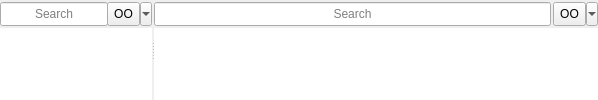
        <widget class="QWidget" name="apollo_WDG_LBT_frame">
         <property name="sizePolicy">
          <sizepolicy hsizetype="Expanding" vsizetype="Preferred">
           <horstretch>0</horstretch>
           <verstretch>0</verstretch>
          </sizepolicy>
         </property>
         <attribute name="title">
          <string>Library</string>
         </attribute>
         <layout class="QGridLayout" name="gridLayout_5">
          <property name="leftMargin">
           <number>0</number>
          </property>
          <property name="topMargin">
           <number>0</number>
          </property>
          <property name="rightMargin">
           <number>0</number>
          </property>
          <property name="bottomMargin">
           <number>0</number>
          </property>
          <property name="spacing">
           <number>0</number>
          </property>
          <item row="0" column="0">
           <widget class="QSplitter" name="splitter">
            <property name="orientation">
             <enum>Qt::Horizontal</enum>
            </property>
            <property name="handleWidth">
             <number>2</number>
            </property>
            <widget class="QFrame" name="frame_2">
             <property name="sizePolicy">
              <sizepolicy hsizetype="Preferred" vsizetype="Preferred">
               <horstretch>0</horstretch>
               <verstretch>0</verstretch>
              </sizepolicy>
             </property>
             <property name="minimumSize">
              <size>
               <width>152</width>
               <height>0</height>
              </size>
             </property>
             <property name="frameShape">
              <enum>QFrame::NoFrame</enum>
             </property>
             <property name="frameShadow">
              <enum>QFrame::Raised</enum>
             </property>
             <layout class="QGridLayout" name="gridLayout_7">
              <property name="leftMargin">
               <number>0</number>
              </property>
              <property name="topMargin">
               <number>0</number>
              </property>
              <property name="rightMargin">
               <number>0</number>
              </property>
              <property name="bottomMargin">
               <number>0</number>
              </property>
              <property name="spacing">
               <number>0</number>
              </property>
              <item row="0" column="0">
               <widget class="QFrame" name="frame_3">
                <property name="minimumSize">
                 <size>
                  <width>0</width>
                  <height>24</height>
                 </size>
                </property>
                <layout class="QHBoxLayout" name="horizontalLayout">
                 <property name="spacing">
                  <number>2</number>
                 </property>
                 <property name="leftMargin">
                  <number>0</number>
                 </property>
                 <property name="topMargin">
                  <number>2</number>
                 </property>
                 <property name="rightMargin">
                  <number>0</number>
                 </property>
                 <property name="bottomMargin">
                  <number>2</number>
                 </property>
                 <item>
                  <widget class="QLineEdit" name="apollo_LEDT_LBT_groupsearch">
                   <property name="sizePolicy">
                    <sizepolicy hsizetype="Preferred" vsizetype="Fixed">
                     <horstretch>0</horstretch>
                     <verstretch>0</verstretch>
                    </sizepolicy>
                   </property>
                   <property name="minimumSize">
                    <size>
                     <width>108</width>
                     <height>0</height>
                    </size>
                   </property>
                   <property name="maximumSize">
                    <size>
                     <width>16777215</width>
                     <height>24</height>
                    </size>
                   </property>
                   <property name="text">
                    <string/>
                   </property>
                   <property name="alignment">
                    <set>Qt::AlignCenter</set>
                   </property>
                   <property name="placeholderText">
                    <string>Search</string>
                   </property>
                   <property name="clearButtonEnabled">
                    <bool>true</bool>
                   </property>
                  </widget>
                 </item>
                 <item>
                  <widget class="QToolButton" name="apollo_TLB_LBT_grouptool">
                   <property name="sizePolicy">
                    <sizepolicy hsizetype="Fixed" vsizetype="Preferred">
                     <horstretch>0</horstretch>
                     <verstretch>0</verstretch>
                    </sizepolicy>
                   </property>
                   <property name="minimumSize">
                    <size>
                     <width>0</width>
                     <height>24</height>
                    </size>
                   </property>
                   <property name="maximumSize">
                    <size>
                     <width>16777215</width>
                     <height>16777215</height>
                    </size>
                   </property>
                   <property name="text">
                    <string>OO</string>
                   </property>
                   <property name="popupMode">
                    <enum>QToolButton::MenuButtonPopup</enum>
                   </property>
                   <property name="toolButtonStyle">
                    <enum>Qt::ToolButtonIconOnly</enum>
                   </property>
                   <property name="autoRaise">
                    <bool>false</bool>
                   </property>
                   <property name="arrowType">
                    <enum>Qt::NoArrow</enum>
                   </property>
                  </widget>
                 </item>
                </layout>
               </widget>
              </item>
              <item row="1" column="0">
               <widget class="QTableView" name="apollo_TBV_LBT_grouptable">
                <property name="focusPolicy">
                 <enum>Qt::NoFocus</enum>
                </property>
                <property name="frameShape">
                 <enum>QFrame::NoFrame</enum>
                </property>
                <property name="sizeAdjustPolicy">
                 <enum>QAbstractScrollArea::AdjustToContents</enum>
                </property>
                <property name="editTriggers">
                 <set>QAbstractItemView::NoEditTriggers</set>
                </property>
                <property name="showDropIndicator" stdset="0">
                 <bool>false</bool>
                </property>
                <property name="alternatingRowColors">
                 <bool>true</bool>
                </property>
                <property name="selectionMode">
                 <enum>QAbstractItemView::ExtendedSelection</enum>
                </property>
                <property name="selectionBehavior">
                 <enum>QAbstractItemView::SelectRows</enum>
                </property>
                <property name="verticalScrollMode">
                 <enum>QAbstractItemView::ScrollPerItem</enum>
                </property>
                <property name="sortingEnabled">
                 <bool>true</bool>
                </property>
                <property name="wordWrap">
                 <bool>false</bool>
                </property>
                <property name="cornerButtonEnabled">
                 <bool>false</bool>
                </property>
                <attribute name="horizontalHeaderCascadingSectionResizes">
                 <bool>true</bool>
                </attribute>
                <attribute name="horizontalHeaderMinimumSectionSize">
                 <number>36</number>
                </attribute>
                <attribute name="horizontalHeaderStretchLastSection">
                 <bool>true</bool>
                </attribute>
                <attribute name="verticalHeaderVisible">
                 <bool>false</bool>
                </attribute>
                <attribute name="verticalHeaderDefaultSectionSize">
                 <number>24</number>
                </attribute>
                <attribute name="verticalHeaderMinimumSectionSize">
                 <number>24</number>
                </attribute>
               </widget>
              </item>
             </layout>
            </widget>
            <widget class="QFrame" name="frame_4">
             <property name="sizePolicy">
              <sizepolicy hsizetype="Expanding" vsizetype="Preferred">
               <horstretch>1</horstretch>
               <verstretch>1</verstretch>
              </sizepolicy>
             </property>
             <property name="minimumSize">
              <size>
               <width>444</width>
               <height>0</height>
              </size>
             </property>
             <layout class="QVBoxLayout" name="verticalLayout">
              <property name="spacing">
               <number>0</number>
              </property>
              <property name="leftMargin">
               <number>0</number>
              </property>
              <property name="topMargin">
               <number>0</number>
              </property>
              <property name="rightMargin">
               <number>0</number>
              </property>
              <property name="bottomMargin">
               <number>0</number>
              </property>
              <item>
               <widget class="QFrame" name="frame">
                <property name="sizePolicy">
                 <sizepolicy hsizetype="Preferred" vsizetype="Preferred">
                  <horstretch>0</horstretch>
                  <verstretch>0</verstretch>
                 </sizepolicy>
                </property>
                <property name="minimumSize">
                 <size>
                  <width>0</width>
                  <height>24</height>
                 </size>
                </property>
                <layout class="QHBoxLayout" name="horizontalLayout_2">
                 <property name="spacing">
                  <number>2</number>
                 </property>
                 <property name="leftMargin">
                  <number>0</number>
                 </property>
                 <property name="topMargin">
                  <number>2</number>
                 </property>
                 <property name="rightMargin">
                  <number>0</number>
                 </property>
                 <property name="bottomMargin">
                  <number>2</number>
                 </property>
                 <item>
                  <widget class="QLineEdit" name="apollo_LEDT_LBT_main_search">
                   <property name="sizePolicy">
                    <sizepolicy hsizetype="Preferred" vsizetype="Fixed">
                     <horstretch>0</horstretch>
                     <verstretch>0</verstretch>
                    </sizepolicy>
                   </property>
                   <property name="minimumSize">
                    <size>
                     <width>0</width>
                     <height>24</height>
                    </size>
                   </property>
                   <property name="maximumSize">
                    <size>
                     <width>16777215</width>
                     <height>24</height>
                    </size>
                   </property>
                   <property name="text">
                    <string/>
                   </property>
                   <property name="alignment">
                    <set>Qt::AlignCenter</set>
                   </property>
                   <property name="placeholderText">
                    <string>Search</string>
                   </property>
                   <property name="clearButtonEnabled">
                    <bool>true</bool>
                   </property>
                  </widget>
                 </item>
                 <item>
                  <widget class="QToolButton" name="apollo_TLB_LBT_main">
                   <property name="sizePolicy">
                    <sizepolicy hsizetype="Fixed" vsizetype="Preferred">
                     <horstretch>0</horstretch>
                     <verstretch>0</verstretch>
                    </sizepolicy>
                   </property>
                   <property name="minimumSize">
                    <size>
                     <width>0</width>
                     <height>0</height>
                    </size>
                   </property>
                   <property name="maximumSize">
                    <size>
                     <width>16777215</width>
                     <height>16777215</height>
                    </size>
                   </property>
                   <property name="text">
                    <string>OO</string>
                   </property>
                   <property name="popupMode">
                    <enum>QToolButton::MenuButtonPopup</enum>
                   </property>
                   <property name="toolButtonStyle">
                    <enum>Qt::ToolButtonIconOnly</enum>
                   </property>
                   <property name="autoRaise">
                    <bool>false</bool>
                   </property>
                   <property name="arrowType">
                    <enum>Qt::NoArrow</enum>
                   </property>
                  </widget>
                 </item>
                </layout>
               </widget>
              </item>
              <item>
               <widget class="QStackedWidget" name="apollo_SKWG_LBT_main">
                <property name="sizePolicy">
                 <sizepolicy hsizetype="Preferred" vsizetype="Preferred">
                  <horstretch>1</horstretch>
                  <verstretch>1</verstretch>
                 </sizepolicy>
                </property>
                <property name="frameShape">
                 <enum>QFrame::NoFrame</enum>
                </property>
                <property name="currentIndex">
                 <number>1</number>
                </property>
                <widget class="QWidget" name="apollo_SKWG_LBT_subtable"/>
                <widget class="QWidget" name="apollo_WDG_LBT_maintable">
                 <property name="sizePolicy">
                  <sizepolicy hsizetype="Preferred" vsizetype="Preferred">
                   <horstretch>1</horstretch>
                   <verstretch>1</verstretch>
                  </sizepolicy>
                 </property>
                 <layout class="QGridLayout" name="gridLayout_8">
                  <property name="leftMargin">
                   <number>0</number>
                  </property>
                  <property name="topMargin">
                   <number>0</number>
                  </property>
                  <property name="rightMargin">
                   <number>0</number>
                  </property>
                  <property name="bottomMargin">
                   <number>0</number>
                  </property>
                  <property name="spacing">
                   <number>0</number>
                  </property>
                  <item row="1" column="0">
                   <widget class="QTableView" name="apollo_TBV_LBT_maintable">
                    <property name="sizePolicy">
                     <sizepolicy hsizetype="Expanding" vsizetype="Expanding">
                      <horstretch>1</horstretch>
                      <verstretch>1</verstretch>
                     </sizepolicy>
                    </property>
                    <property name="minimumSize">
                     <size>
                      <width>0</width>
                      <height>0</height>
                     </size>
                    </property>
                    <property name="focusPolicy">
                     <enum>Qt::NoFocus</enum>
                    </property>
                    <property name="frameShape">
                     <enum>QFrame::NoFrame</enum>
                    </property>
                    <property name="sizeAdjustPolicy">
                     <enum>QAbstractScrollArea::AdjustToContents</enum>
                    </property>
                    <property name="editTriggers">
                     <set>QAbstractItemView::NoEditTriggers</set>
                    </property>
                    <property name="showDropIndicator" stdset="0">
                     <bool>false</bool>
                    </property>
                    <property name="alternatingRowColors">
                     <bool>true</bool>
                    </property>
                    <property name="selectionMode">
                     <enum>QAbstractItemView::ExtendedSelection</enum>
                    </property>
                    <property name="selectionBehavior">
                     <enum>QAbstractItemView::SelectRows</enum>
                    </property>
                    <property name="verticalScrollMode">
                     <enum>QAbstractItemView::ScrollPerItem</enum>
                    </property>
                    <property name="sortingEnabled">
                     <bool>true</bool>
                    </property>
                    <property name="wordWrap">
                     <bool>false</bool>
                    </property>
                    <property name="cornerButtonEnabled">
                     <bool>false</bool>
                    </property>
                    <attribute name="horizontalHeaderCascadingSectionResizes">
                     <bool>true</bool>
                    </attribute>
                    <attribute name="horizontalHeaderMinimumSectionSize">
                     <number>36</number>
                    </attribute>
                    <attribute name="horizontalHeaderStretchLastSection">
                     <bool>true</bool>
                    </attribute>
                    <attribute name="verticalHeaderVisible">
                     <bool>false</bool>
                    </attribute>
                    <attribute name="verticalHeaderDefaultSectionSize">
                     <number>24</number>
                    </attribute>
                    <attribute name="verticalHeaderMinimumSectionSize">
                     <number>24</number>
                    </attribute>
                   </widget>
                  </item>
                 </layout>
                </widget>
               </widget>
              </item>
             </layout>
            </widget>
           </widget>
          </item>
         </layout>
        </widget>
